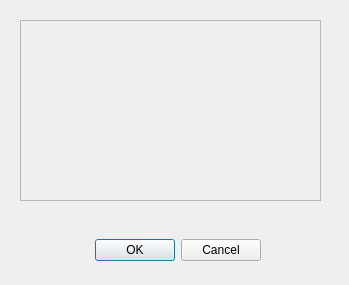
<?xml version="1.0" encoding="UTF-8"?>
<ui version="4.0">
 <class>EntryCreator</class>
 <widget class="QDialog" name="EntryCreator">
  <property name="geometry">
   <rect>
    <x>0</x>
    <y>0</y>
    <width>349</width>
    <height>285</height>
   </rect>
  </property>
  <property name="windowTitle">
   <string>Dialog</string>
  </property>
  <widget class="QDialogButtonBox" name="buttonBox">
   <property name="geometry">
    <rect>
     <x>90</x>
     <y>210</y>
     <width>171</width>
     <height>81</height>
    </rect>
   </property>
   <property name="orientation">
    <enum>Qt::Horizontal</enum>
   </property>
   <property name="standardButtons">
    <set>QDialogButtonBox::Cancel|QDialogButtonBox::Ok</set>
   </property>
  </widget>
  <widget class="QScrollArea" name="fieldsArea">
   <property name="geometry">
    <rect>
     <x>20</x>
     <y>20</y>
     <width>301</width>
     <height>181</height>
    </rect>
   </property>
   <property name="widgetResizable">
    <bool>true</bool>
   </property>
   <widget class="QWidget" name="scrollAreaWidgetContents">
    <property name="geometry">
     <rect>
      <x>0</x>
      <y>0</y>
      <width>299</width>
      <height>179</height>
     </rect>
    </property>
   </widget>
  </widget>
 </widget>
 <resources/>
 <connections>
  <connection>
   <sender>buttonBox</sender>
   <signal>accepted()</signal>
   <receiver>EntryCreator</receiver>
   <slot>accept()</slot>
   <hints>
    <hint type="sourcelabel">
     <x>248</x>
     <y>254</y>
    </hint>
    <hint type="destinationlabel">
     <x>157</x>
     <y>274</y>
    </hint>
   </hints>
  </connection>
  <connection>
   <sender>buttonBox</sender>
   <signal>rejected()</signal>
   <receiver>EntryCreator</receiver>
   <slot>reject()</slot>
   <hints>
    <hint type="sourcelabel">
     <x>316</x>
     <y>260</y>
    </hint>
    <hint type="destinationlabel">
     <x>286</x>
     <y>274</y>
    </hint>
   </hints>
  </connection>
 </connections>
</ui>
